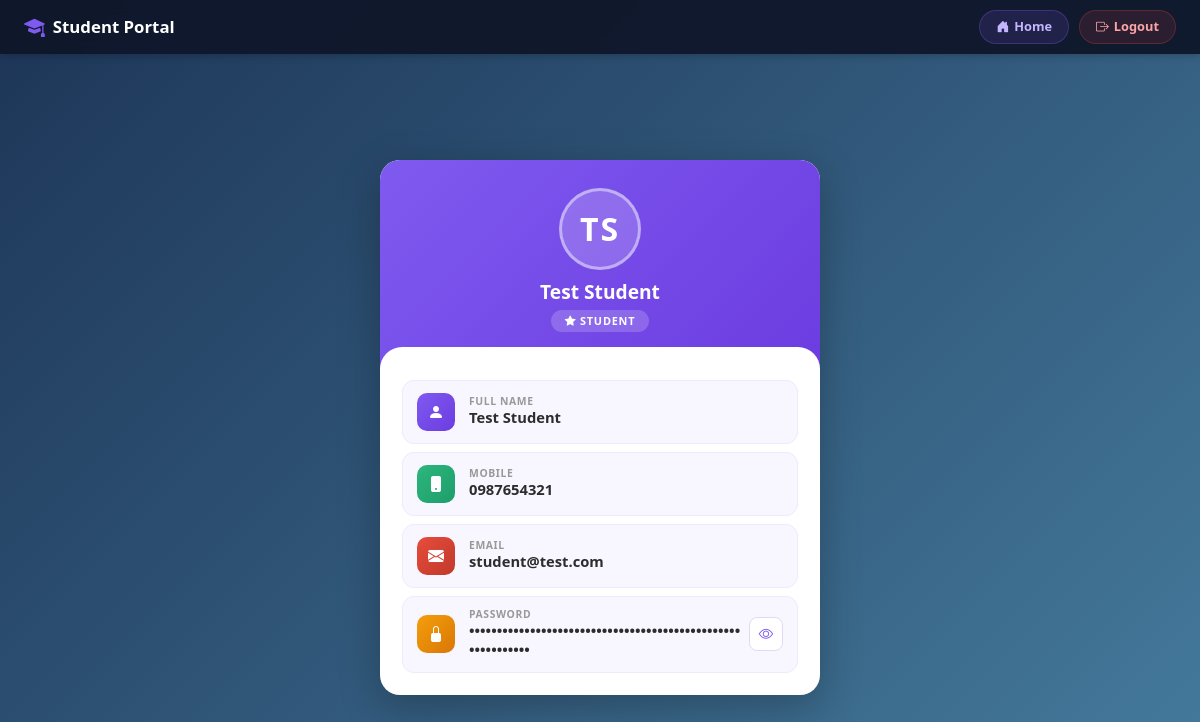
Page /student/dashboard.php (signed in) on the earlier database version.
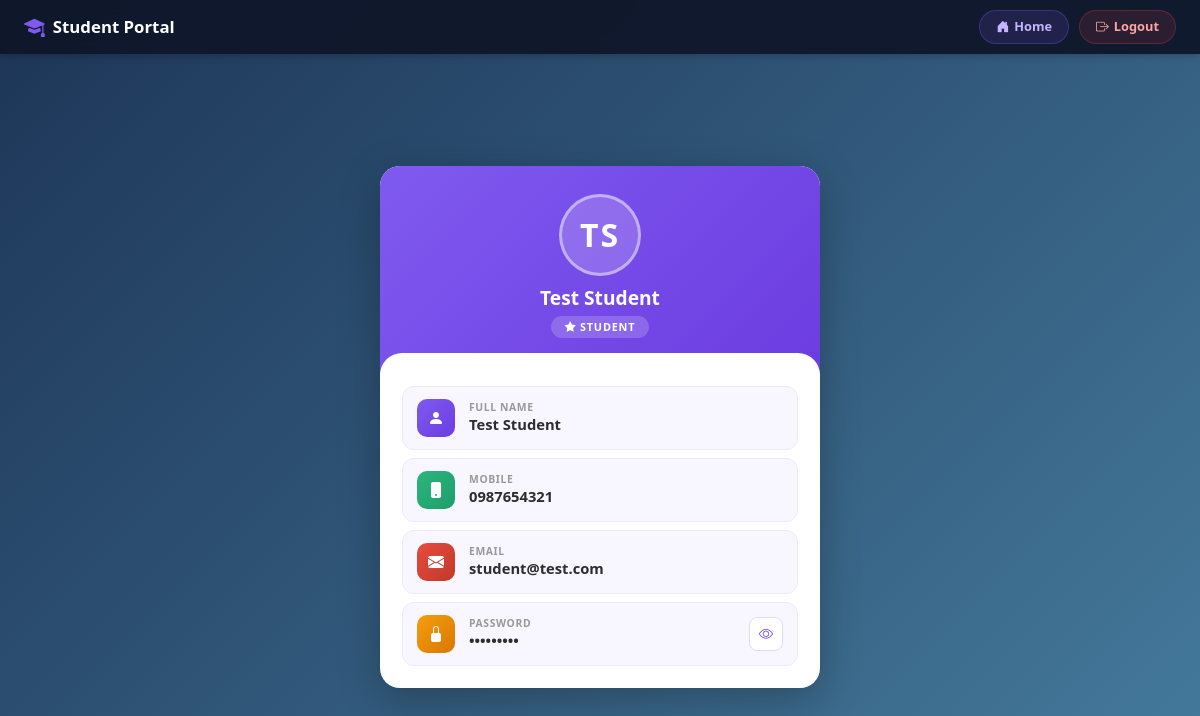
Same page on the later database version.
### tables this page shows
CREATE TABLE IF NOT EXISTS `students` (
  `id` int(11) NOT NULL AUTO_INCREMENT,
  `name` varchar(255) NOT NULL,
  `mobile` varchar(20) NOT NULL,
  `email` varchar(255) NOT NULL,
  `password` varchar(255) NOT NULL,
  `created_at` timestamp NOT NULL DEFAULT CURRENT_TIMESTAMP,
  `updated_at` timestamp NOT NULL DEFAULT CURRENT_TIMESTAMP ON UPDATE CURRENT_TIMESTAMP,
  PRIMARY KEY (`id`),
  UNIQUE KEY `unique_email` (`email`)
);

### student/dashboard.php (the view, shortened to what this page needs)
<?php
include "../config/database.php";
$stmt = $conn->prepare("SELECT * FROM students WHERE email = :email");
$stmt->execute([':email' => $_SESSION['user_email']]);
$student = $stmt->fetch(PDO::FETCH_ASSOC);
$nameParts = explode(' ', trim($student['name']));
$initials = strtoupper(substr($nameParts[0], 0, 1));
if (count($nameParts) > 1) {
    $initials .= strtoupper(substr(end($nameParts), 0, 1));
}
?>
<!DOCTYPE html>
<html lang="en">
<head>
    <link href="https://cdn.jsdelivr.net/npm/bootstrap@5.3.2/dist/css/bootstrap.min.css" rel="stylesheet">
    <link rel="stylesheet" href="https://cdn.jsdelivr.net/npm/bootstrap-icons@1.11.1/font/bootstrap-icons.css">
    <link rel="stylesheet" href="style.css">
</head>
<body>
    <nav class="topbar">
        <a href="dashboard.php" class="topbar-brand">
            <i class="bi bi-mortarboard-fill"></i>
            <span>Student Portal</span>
        </a>
        <div class="topbar-actions">
            <a href="../index.php" class="btn-nav btn-home"><i class="bi bi-house-door-fill"></i> Home</a>
            <a href="../logout.php" class="btn-nav btn-logout"><i class="bi bi-box-arrow-right"></i> Logout</a>
        </div>
    </nav>
    <main class="main-area">
        <div class="card-wrap">
            <div class="card-header-section">
                <div class="avatar">
                    <span><?php echo htmlspecialchars($initials); ?></span>
                </div>
                <h2 class="stu-name"><?php echo htmlspecialchars($student['name']); ?></h2>
                <span class="badge-role"><i class="bi bi-star-fill"></i> Student</span>
            </div>
            <div class="card-body-section">
                <div class="info-row">
                    <div class="info-icon icon-purple"><i class="bi bi-person-fill"></i></div>
                    <div class="info-text">
                        <small>Full Name</small>
                        <strong><?php echo htmlspecialchars($student['name']); ?></strong>
                    </div>
                </div>
                <div class="info-row">
                    <div class="info-icon icon-green"><i class="bi bi-phone-fill"></i></div>
                    <div class="info-text">
                        <small>Mobile</small>
                        <strong><?php echo htmlspecialchars($student['mobile']); ?></strong>
                    </div>
                </div>
                <div class="info-row">
                    <div class="info-icon icon-red"><i class="bi bi-envelope-fill"></i></div>
                    <div class="info-text">
                        <small>Email</small>
                        <strong><?php echo htmlspecialchars($student['email']); ?></strong>
                    </div>
                </div>
                <div class="info-row">
                    <div class="info-icon icon-amber"><i class="bi bi-lock-fill"></i></div>
                    <div class="info-text">
                        <small>Password</small>
                        <strong id="passwordValue" data-password="<?php echo htmlspecialchars($student['password']); ?>"><?php echo str_repeat('•', strlen($student['password'])); ?></strong>
                    </div>
                    <button type="button" class="btn-eye" id="togglePasswordBtn" title="Show Password">
                        <i class="bi bi-eye"></i>
                    </button>
                </div>
            </div>
        </div>
    </main>
</body>
</html>

### student/style.css (style rules this page uses)
* { margin: 0; padding: 0; box-sizing: border-box; }
html, body { height: 100%; overflow: hidden; font-family: 'Segoe UI', Tahoma, Geneva, Verdana, sans-serif; background: linear-gradient(135deg, #1d3557, #457b9d); color: #333; }
.topbar { height: 54px; background: rgba(15, 23, 42, 0.95); backdrop-filter: blur(8px); display: flex; align-items: center; justify-content: space-between; padding: 0 24px; box-shadow: 0 1px 8px rgba(0,0,0,.25); }
.topbar-brand { display: flex; align-items: center; gap: 8px; text-decoration: none; }
.topbar-brand i { font-size: 1.3rem; color: #7f5af0; }
.topbar-brand span { font-size: 1.05rem; font-weight: 700; color: #fff; }
.topbar-actions { display: flex; gap: 10px; }
.btn-nav { display: inline-flex; align-items: center; gap: 5px; padding: 6px 16px; border-radius: 20px; font-size: 0.8rem; font-weight: 600; text-decoration: none; transition: all .25s ease; }
.btn-home { background: rgba(127,90,240,.15); color: #c4b5fd; border: 1px solid rgba(127,90,240,.3); }
.btn-logout { background: rgba(239,68,68,.12); color: #fca5a5; border: 1px solid rgba(239,68,68,.25); }
.main-area { height: calc(100vh - 54px); display: flex; align-items: center; justify-content: center; padding: 16px; }
.card-wrap { width: 100%; max-width: 440px; background: #fff; border-radius: 20px; box-shadow: 0 12px 40px rgba(0,0,0,.25); overflow: hidden; animation: popIn .45s ease-out; }
.card-header-section { background: linear-gradient(135deg, #7f5af0, #6c3ce0); text-align: center; padding: 28px 20px 36px; position: relative; }
.card-header-section::after { content: ''; position: absolute; bottom: -1px; left: 0; right: 0; height: 22px; background: #fff; border-radius: 22px 22px 0 0; }
.avatar { width: 82px; height: 82px; border-radius: 50%; background: rgba(255,255,255,.18); border: 3px solid rgba(255,255,255,.45); display: flex; align-items: center; justify-content: center; margin: 0 auto 10px; position: relative; z-index: 2; transition: transform .3s, box-shadow .3s; }
.avatar span { font-size: 2rem; font-weight: 700; color: #fff; letter-spacing: 2px; text-transform: uppercase; user-select: none; }
.stu-name { font-size: 1.2rem; font-weight: 700; color: #fff; position: relative; z-index: 2; margin-bottom: 4px; }
.badge-role { display: inline-block; background: rgba(255,255,255,.18); color: #fff; padding: 3px 14px; border-radius: 14px; font-size: 0.68rem; font-weight: 600; letter-spacing: .8px; text-transform: uppercase; position: relative; z-index: 2; }
.card-body-section { padding: 12px 22px 22px; }
.info-row { display: flex; align-items: center; padding: 12px 14px; border-radius: 12px; margin-bottom: 8px; background: #f8f7ff; border: 1px solid #ede9fe; transition: background .25s, transform .25s; }
.info-row:last-child { margin-bottom: 0; }
.info-icon { width: 38px; height: 38px; border-radius: 10px; display: flex; align-items: center; justify-content: center; margin-right: 14px; flex-shrink: 0; }
.info-icon i { font-size: 1rem; color: #fff; }
.icon-purple { background: linear-gradient(135deg, #7f5af0, #6c3ce0); }
.icon-green { background: linear-gradient(135deg, #2cb67d, #1e9e6b); }
.icon-red { background: linear-gradient(135deg, #e74c3c, #c0392b); }
.icon-amber { background: linear-gradient(135deg, #f59e0b, #d97706); }
.info-text { flex: 1; min-width: 0; }
.info-text small { display: block; font-size: 0.65rem; font-weight: 600; color: #999; text-transform: uppercase; letter-spacing: .6px; line-height: 1; margin-bottom: 2px; }
.info-text strong { display: block; font-size: 0.92rem; font-weight: 600; color: #2d2d2d; word-break: break-all; line-height: 1.3; }
.btn-eye { width: 34px; height: 34px; border-radius: 8px; border: 1.5px solid #e0daf7; background: #fff; color: #7f5af0; cursor: pointer; display: flex; align-items: center; justify-content: center; flex-shrink: 0; margin-left: 8px; transition: all .25s; }
.btn-eye i { font-size: 0.9rem; }

Differences in the rows shown:
changed students "TS": password "••••••••••••••••••••••••••••••••••••••••••••••••••••••••••••" → "•••••••••"
